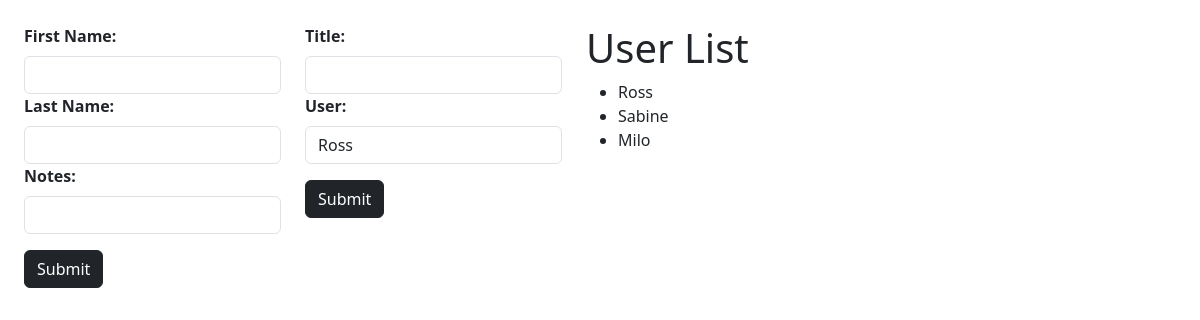
The app's page /, older data.
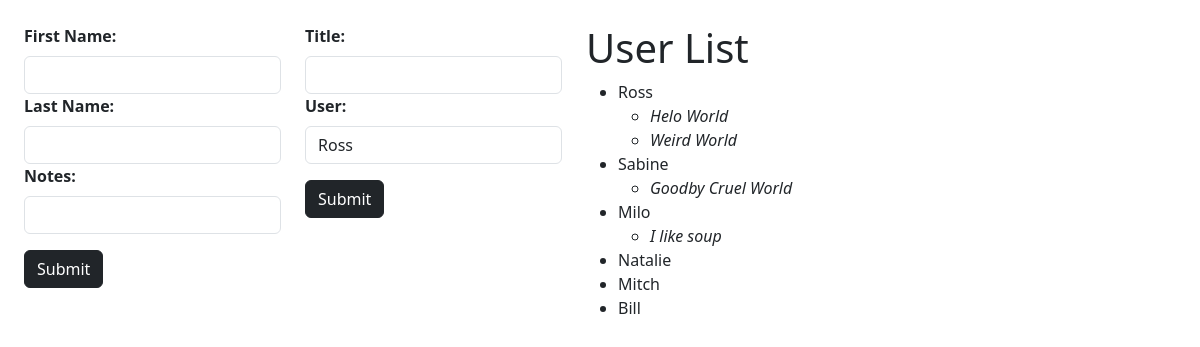
The same page, newer data.
### users_app/models.py (models this page shows)
class User(models.Model):
    first_name = models.CharField(max_length=255)
    last_name = models.CharField(max_length=255)
    notes = models.CharField(max_length=255,null = True)
    created_at = models.DateTimeField(auto_now_add=True)
    updated_at = models.DateTimeField(auto_now=True)

class Book(models.Model):
    title = models.CharField(max_length=255)
    description = models.TextField()
    user = models.ForeignKey(User, related_name="books", on_delete = models.CASCADE)
    created_at = models.DateTimeField(auto_now_add=True)
    updated_at = models.DateTimeField(auto_now=True)

### users_app/views.py (the view)
# urls.py: path('', views.index),
def index(request):
        context = {"users": User.objects.all(), "books": Book.objects.all()}
        return render(request, "index.html", context)

### users_app/templates/index.html (shortened to what this page needs)
<!DOCTYPE html>
<html lang="en">
<head>
    <link href="https://cdn.jsdelivr.net/npm/bootstrap@5.3.0/dist/css/bootstrap.min.css" rel="stylesheet">
</head>
<body>
    <div class="p-4">
        <div class="d-flex">
            <form action="/create/user" method="post">
                <label for="first_name" class="form-label fw-bold">First Name:</label>
                <input class="form-control" type='text' name='first_name'>
                <label for="last_name" class="form-label fw-bold">Last Name:</label>
                <input class="form-control" type='text' name='last_name'>
                <label for="notes" class="form-label fw-bold">Notes:</label>
                <input class="form-control" type='text' name='notes'>
                <button class="btn btn-dark mt-3" type='submit'>Submit</button>
            </form>
            <form class="ms-4" action="/create/book" method="post">
                <label for="title" class="form-label fw-bold">Title:</label>
                <input class="form-control" type="text" name="title">
                <label for="user" class="form-label fw-bold">User:</label>
                <select class="form-control" name="user">
                    {% for user in users %}
                        <option value="{{user.id}}">{{user.first_name}}</option>
                    {% endfor %}
                </select>
                <button class="btn btn-dark mt-3" type='submit'>Submit</button>
            </form>
            <div class="ms-4">
                <h1>User List</h1>
                <ul>
                    {% for user in users %}
                    <li>{{user.first_name}}
                        <ul>
                            {% for book in user.books.all %}
                                <li><em>{{book.title}}</em></li>
                            {% endfor %}
                        </ul>
                    </li>
                    {% endfor %}
                </ul>
            </div>
        </div>
    </div>
</body>
</html>

Row changes from the older to the newer data that the page shows:
added Book: title "Helo World", shown under User "Ross"
added Book: title "Weird World", shown under User "Ross"
added Book: title "Goodby Cruel World", shown under User "Sabine"
added Book: title "I like soup", shown under User "Milo"
added User: first_name "Natalie"
added User: first_name "Mitch"
added User: first_name "Bill"
